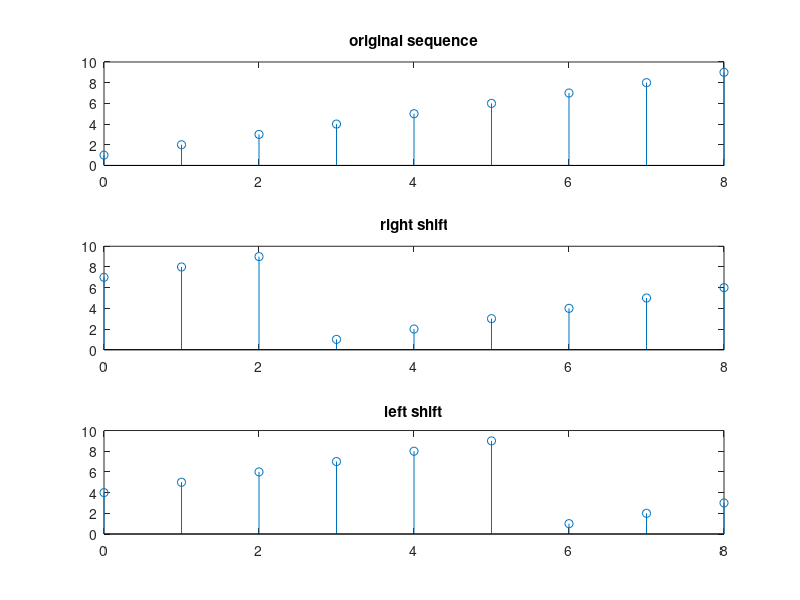

Source code (MATLAB):

clc; close all; clear all;

x=[1,2,3,4,5,6,7,8,9];
N=length(x);
n=0:N-1;

n1=mod(n-3,N);
y1=x(n1+1);


n2=mod(n+3,N);
y2=x(n2+1);

subplot (3,1,1);
stem(n,x);
title('original sequence');

subplot(3,1,2);
stem(n,y1);
title('right shift');

subplot(3,1,3);
stem(n,y2);
title('left shift');

